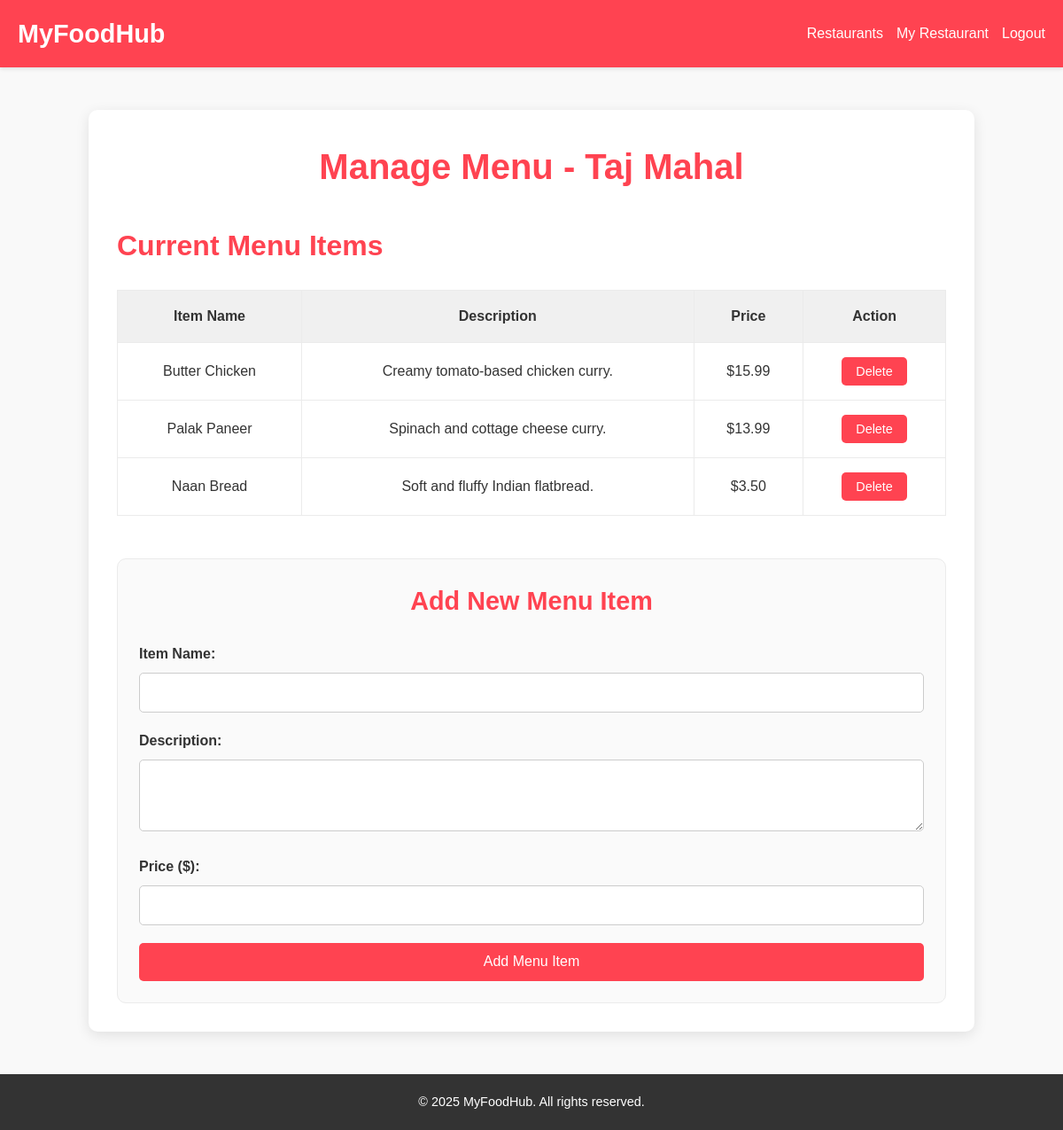
/manage_menu.php (signed in), run on the app's committed database.
### tables this page shows
CREATE TABLE `restaurants` (
  `RestaurantID` int(11) NOT NULL,
  `Name` varchar(100) NOT NULL,
  `Location` varchar(100) NOT NULL,
  `CuisineType` varchar(50) NOT NULL,
  `Description` text DEFAULT NULL,
  `ImageURL` varchar(255) DEFAULT NULL,
  `OwnerID` int(11) NOT NULL
);

CREATE TABLE `MenuItems` (
  `MenuItemID` int(11) NOT NULL,
  `RestaurantID` int(11) NOT NULL,
  `ItemName` varchar(100) NOT NULL,
  `Description` text DEFAULT NULL,
  `Price` decimal(10,2) NOT NULL,
  `ImageURL` varchar(255) DEFAULT NULL
);

### manage_menu.php (the view, shortened to what this page needs)
<?php
include 'db_connect.php';
$stmt = $conn->prepare("SELECT RestaurantID, Name FROM restaurants WHERE OwnerID = ?");
$stmt->bind_param("i", $_SESSION['UserID']);
$stmt->execute();
$restaurantRes = $stmt->get_result();
$restaurant = $restaurantRes->fetch_assoc();
$restaurantId = $restaurant['RestaurantID'];
$stmt = $conn->prepare("SELECT * FROM MenuItems WHERE RestaurantID = ?");
$stmt->bind_param("i", $restaurantId);
$stmt->execute();
$menuRes = $stmt->get_result();
?>
<!DOCTYPE html>
<html lang="en">
<head>
    <link rel="stylesheet" href="css/common.css">
    <link rel="stylesheet" href="css/manage_menu.css">
</head>
<body>
    <header class="main-header">
        <div class="logo">
            <a href="index.php">MyFood<span>Hub</span></a>
        </div>
        <nav class="nav-links">
            <ul>
                <li><a href="restaurants.php">Restaurants</a></li>
                <?php if (isset($_SESSION['UserID'])): ?>
                    <?php if ($_SESSION['role'] === 'restaurant_owner'): ?>
                        <li><a href="manage_menu.php">My Restaurant</a></li>
                    <?php else: ?>
                        <li><a href="cart.php">My Cart</a></li>
                    <?php endif; ?>
                    <li><a href="logout.php">Logout</a></li>
                <?php else: ?>
                    <li><a href="login.php">Login</a></li>
                    <li><a href="register.php">Sign Up</a></li>
                <?php endif; ?>
            </ul>
        </nav>
    </header>
    <div class="manage-menu-container">
        <h1>Manage Menu - <?php echo htmlspecialchars($restaurant['Name']); ?></h1>
        <h2>Current Menu Items</h2>
        <table class="menu-table">
            <thead>
                <tr>
                    <th>Item Name</th>
                    <th>Description</th>
                    <th>Price</th>
                    <th>Action</th>
                </tr>
            </thead>
            <tbody>
                <?php
                if ($menuRes->num_rows > 0) {
                    while ($item = $menuRes->fetch_assoc()) {
                        echo "<tr>
                                <td>" . htmlspecialchars($item['ItemName']) . "</td>
                                <td>" . htmlspecialchars($item['Description']) . "</td>
                                <td>$" . number_format($item['Price'], 2) . "</td>
                                <td>
                                    <form action='manage_menu.php' method='POST'>
                                        <input type='hidden' name='MenuItemID' value='" . $item['MenuItemID'] . "'>
                                        <button type='submit' name='delete_item' class='btn-delete'>Delete</button>
                                    </form>
                                </td>
                              </tr>";
                    }
                } else {
                    echo "<tr><td colspan='4'>No menu items found.</td></tr>";
                }
                ?>
            </tbody>
        </table>
        <div class="add-item-form">
            <h3>Add New Menu Item</h3>
            <form action="manage_menu.php?id=<?php echo $restaurantId; ?>" method="POST">
                <div class="form-group">
                    <label for="ItemName">Item Name:</label>
                    <input type="text" id="ItemName" name="ItemName" required>
                </div>
                <div class="form-group">
                    <label for="Description">Description:</label>
                    <textarea id="Description" name="Description" rows="3" required></textarea>
                </div>
                <div class="form-group">
                    <label for="Price">Price ($):</label>
                    <input type="number" id="Price" name="Price" step="0.01" required>
                </div>
                <button type="submit" class="btn-add-item">Add Menu Item</button>
            </form>
        </div>
    </div>
    <footer class="main-footer">
        <p>&copy; 2025 MyFoodHub. All rights reserved.</p>
    </footer>
</body>
</html>

### css/common.css (style rules this page uses)
* { margin: 0; padding: 0; box-sizing: border-box; }
body { font-family: 'Arial', sans-serif; background-color: #f9f9f9; color: #333; line-height: 1.6; }
.main-header { background-color: #ff4351; color: #fff; padding: 15px 20px; display: flex; justify-content: space-between; align-items: center; position: sticky; top: 0; z-index: 1000; box-shadow: 0 2px 4px rgba(0, 0, 0, 0.1); }
.main-header .logo a { color: #fff; text-decoration: none; font-size: 1.8rem; font-weight: bold; }
.nav-links ul { list-style: none; display: flex; gap: 15px; }
.nav-links ul li a { color: #fff; text-decoration: none; font-size: 1rem; transition: color 0.3s ease; }
.main-footer { background-color: #333; color: #fff; text-align: center; padding: 20px; margin-top: 40px; }
.main-footer p { margin: 0; font-size: 0.9rem; }
.btn-view, .btn-add, .btn-add-item, .btn-delete, .btn-hero { display: inline-block; padding: 0.6rem 1.2rem; background-color: #ff4351; color: #fff; text-decoration: none; border: none; border-radius: 5px; cursor: pointer; transition: background-color 0.3s ease, transform 0.2s ease; font-size: 0.9rem; }

### css/manage_menu.css (style rules this page uses)
.manage-menu-container { background-color: #fff; padding: 2rem; max-width: 1000px; margin: 3rem auto; border-radius: 10px; box-shadow: 0 4px 15px rgba(0, 0, 0, 0.1); }
.manage-menu-container h1 { text-align: center; color: #ff4351; margin-bottom: 2rem; font-size: 2.5rem; }
.manage-menu-container h2 { color: #ff4351; margin-bottom: 1.5rem; font-size: 2rem; }
.menu-table { width: 100%; border-collapse: collapse; margin-bottom: 3rem; }
.menu-table th, .menu-table td { border: 1px solid #ebebeb; padding: 1rem; text-align: center; vertical-align: middle; }
.menu-table th { background-color: #f0f0f0; color: #333; font-size: 1rem; }
.menu-table td form { display: inline-block; }
.btn-delete { background-color: #ff4351; color: #fff; padding: 0.5rem 1rem; border: none; border-radius: 5px; cursor: pointer; transition: background-color 0.3s; font-size: 0.9rem; }
.add-item-form { background-color: #fafafa; padding: 1.5rem; border: 1px solid #ebebeb; border-radius: 10px; }
.add-item-form h3 { color: #ff4351; margin-bottom: 1.5rem; font-size: 1.8rem; text-align: center; }
.add-item-form .form-group { margin-bottom: 1.2rem; }
.add-item-form label { display: block; margin-bottom: 0.5rem; color: #333; font-weight: bold; }
.add-item-form input, .add-item-form textarea { width: 100%; padding: 0.8rem; border: 1px solid #ccc; border-radius: 5px; font-size: 1rem; }
.btn-add-item { background-color: #ff4351; color: #fff; padding: 0.8rem; border: none; border-radius: 5px; cursor: pointer; transition: background-color 0.3s; width: 100%; font-size: 1rem; }

### data on the page
restaurants: Name "Taj Mahal"
menuitems: ItemName "Butter Chicken", Description "Creamy tomato-based chicken curry.", Price "15.99"
menuitems: ItemName "Palak Paneer", Description "Spinach and cottage cheese curry.", Price "13.99"
menuitems: ItemName "Naan Bread", Description "Soft and fluffy Indian flatbread.", Price "3.50"
